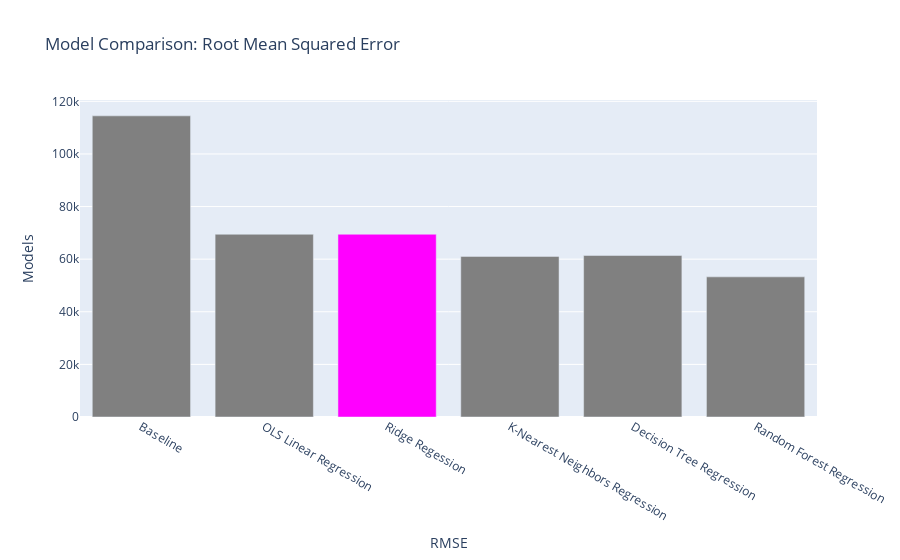

Here is the notebook cell this chart was saved with:
### Code cell
# Bar chart with plotly: RMSE
import plotly.graph_objects as go
trace = go.Bar(x=list(evaluation_df2.index), 
               y=evaluation_df2['RMSE'], 
               marker=dict(color=['gray', 'gray', 'magenta', 'gray', 'gray', 'gray']),
#                marker=dict(color=['#ebc83d','#badf55', '#35b1c9','#b06dad','#e96060', '#1e1d69']),
#               plot_bgcolor='rgb(10,10,10)'
              )
layout = go.Layout(title = 'Model Comparison: Root Mean Squared Error', # Graph title
    yaxis = dict(title = 'Models'), # x-axis label
    xaxis = dict(title = 'RMSE'), # y-axis label  
                  ) 

rmse_fig = go.Figure(data = [trace], layout=layout)
rmse_fig

### Figure 1 — Plotly figure (JSON) as saved in the notebook; plotly's stock layout.template omitted (floating-point values rounded to 4 significant figures)
{"data": [{"marker": {"color": ["gray", "gray", "magenta", "gray", "gray", "gray"]}, "type": "bar", "x": ["Baseline", "OLS Linear Regression", "Ridge Regession", "K-Nearest Neighbors Regression", "Decision Tree Regression", "Random Forest Regression"], "y": [114485, 69479, 69478, 61061, 61408, 53270]}], "layout": {"autosize": true, "title": {"text": "Model Comparison: Root Mean Squared Error"}, "xaxis": {"autorange": true, "range": [-0.5, 5.5], "title": {"text": "RMSE"}, "type": "category"}, "yaxis": {"autorange": true, "range": [0, 120500.0], "title": {"text": "Models"}, "type": "linear"}}}
